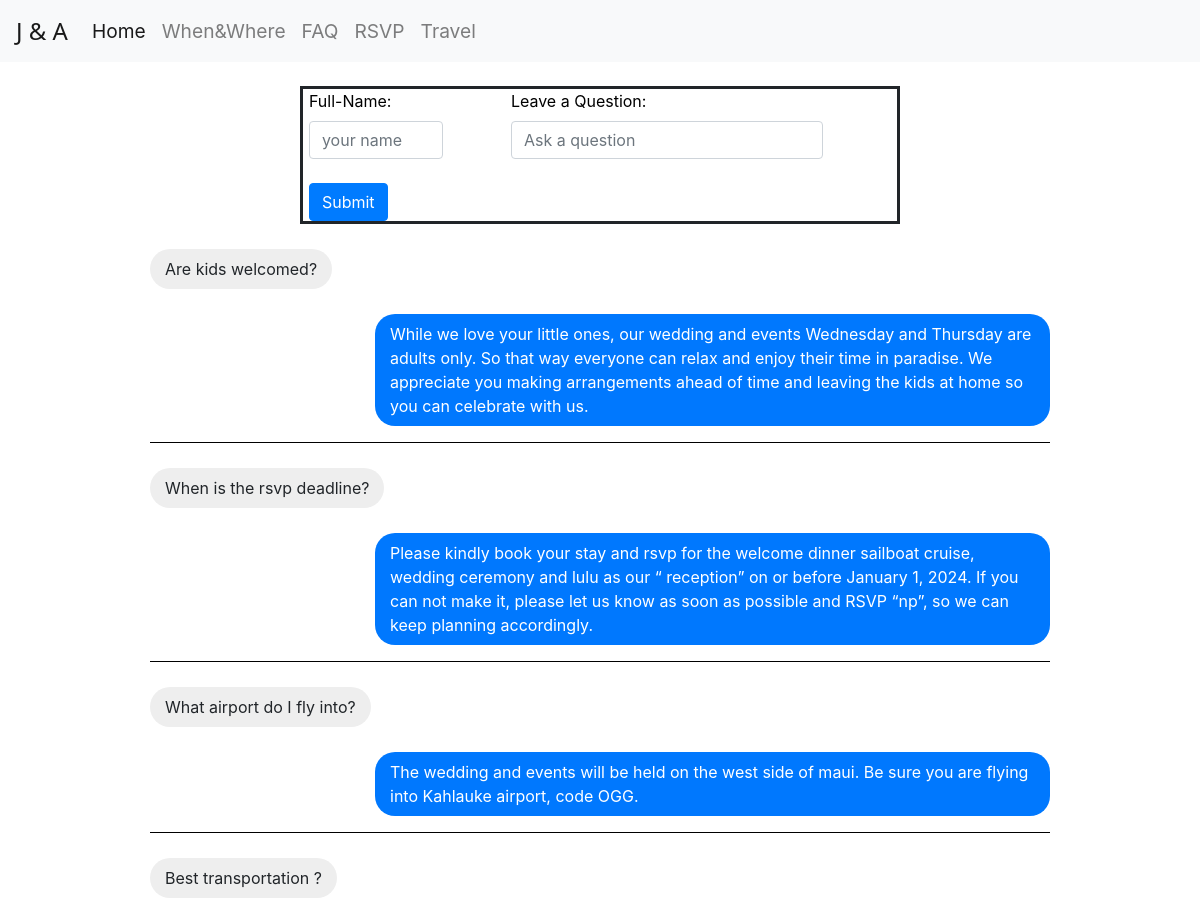
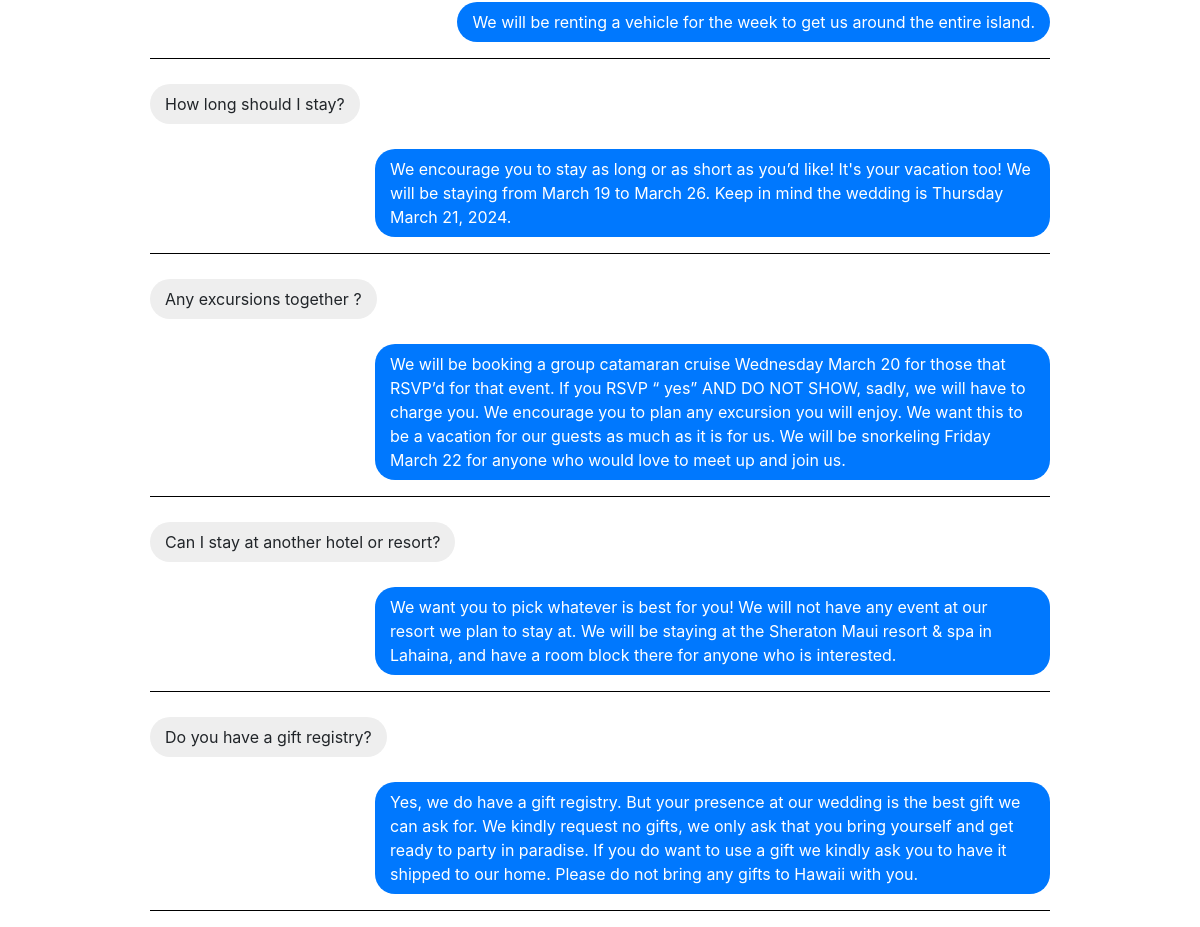
/FAQ, run on an earlier commit of the app's database (2 pictures, top to bottom).
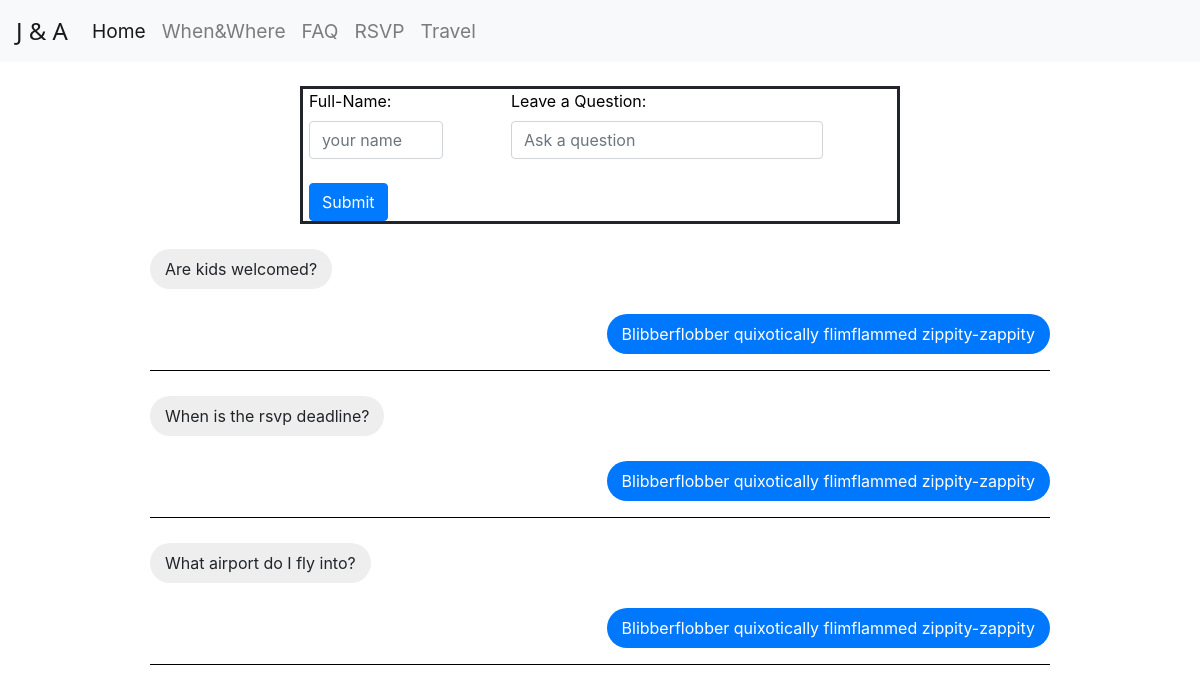
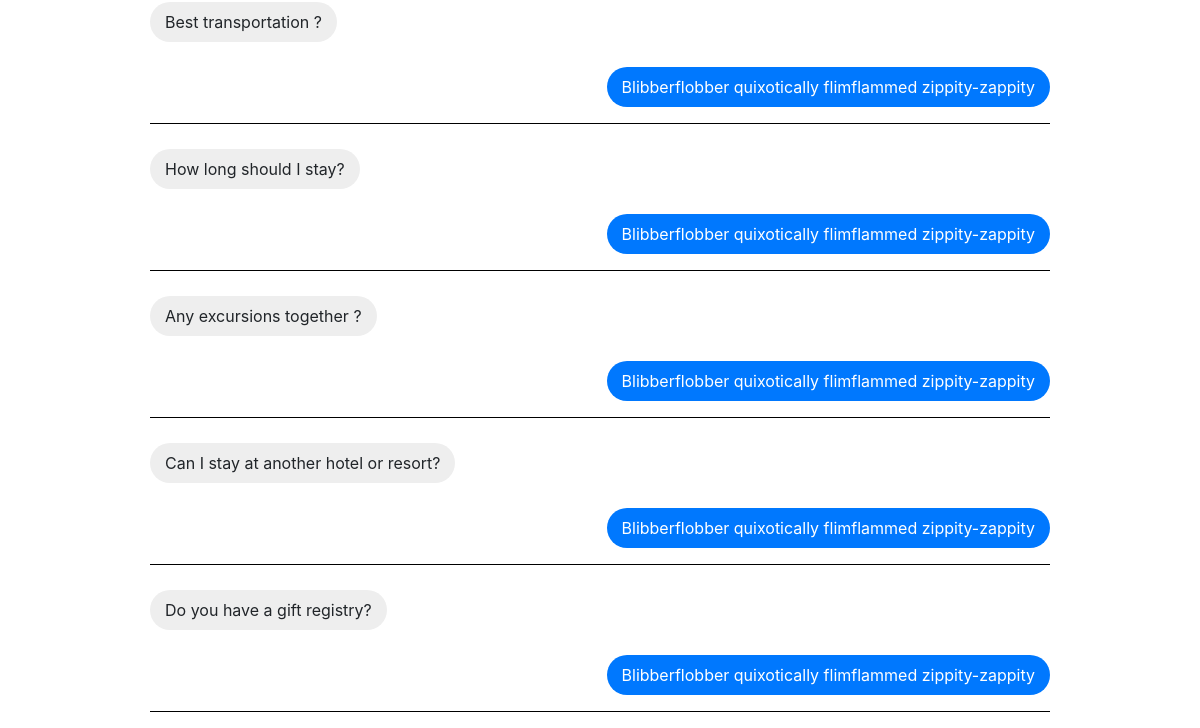
And on a later commit of the database (2 pictures, top to bottom).
### WeApp/models.py (models this page shows)
class Comments(models.Model):
    name = models.CharField( max_length=500, null=True)
    question = models.CharField( max_length=500, null=True)
    Answer = models.CharField( max_length=500, null=True)

### WeApp/views.py (the view)
# urls.py: path("FAQ", views.FAQ, name="FAQ"),
def FAQ(request):
    Data_question = Comments.objects.all()
    form = Comments_Forms()  # Move this line outside the if block
    if request.method == 'POST':
        name = request.POST['name']
        question = request.POST['question']
        print(name,question)
        obj = Comments()
        obj.name = name
        obj.question = question
        obj.save()
        form = Comments_Forms(request.POST)
        return redirect('FAQ')
    else:
        form = Comments_Forms()
    return render(request, "FAQ.html", {
        "form": form,
        "Data_question": Data_question
    })

### WeApp/forms.py
class Comments_Forms(forms.ModelForm):
    class Meta:
        model = Comments
        fields = ['name','question','Answer']

### WeApp/templates/FAQ.html (shortened to what this page needs)
{% load static %}
{% load widget_tweaks %}
{% block content %}
 <!DOCTYPE html>
 <html>
    <head>
        <link rel="stylesheet" href="{% static 'FAQ.css' %}">
        <link rel="stylesheet" href="https://cdn.jsdelivr.net/npm/bootstrap@4.3.1/dist/css/bootstrap.min.css">
        </head>
        <nav class="navbar navbar-expand-lg navbar-light bg-light">
          <a class="navbar-brand" href="{% url 'WeApp' %}"> <div class = "font"> J & A</div>   </a>
          <div class="collapse navbar-collapse" id="navbarNav">
            <ul class="navbar-nav">
              <li class="nav-item active">
                <a class="nav-link" href="{% url 'WeApp' %}">Home <span class="sr-only">(current)</span></a>
              </li>
              <li class="nav-item">
                <a class="nav-link" href="{% url 'itenary' %}">When&Where</a>
              </li>
              <li class="nav-item">
                <a class="nav-link" href="{% url 'FAQ' %}">FAQ</a>
              </li>
              <li class="nav-item">
                <a class="nav-link" href="{% url 'RSVP' %}">RSVP</a>
              </li>
              <li class="nav-item">
                <a class="nav-link" href="{% url 'Travel' %}">Travel</a>
              </li>
            </ul>
          </div>
        </nav>
  <body>
    <br>
    <form  method="post">
    <div class = 'User_container'>
      <div class = 'left_container'>
        <label for="exampleFormControlTextarea1" class="form-label">Full-Name:</label>
          {% render_field form.name placeholder="your name" class+="form-control"  %}
            </div>
              <div class = 'right_container'>
                <label for="exampleFormControlTextarea1" class="form-label">Leave a Question:</label>
                  {% render_field form.question placeholder="Ask a question"  class="form-control"  %}
                  </div>
            <div class="left_container">
             <br>
                <button class="btn btn-primary" type="submit">Submit</button>
            </div>
    </div>
      </form>
    <div class = 'question_container'>
      {% for x in Data_question %}
        <div class="yours messages">
          <div class="message last">
            {{x.question}}
          </div>
        </div>
            <div class="mine messages">
              <div class="message">
                {% if x.Answer == Null %}
                  UnAnswered
                {% else %}
                    {{x.Answer}}
                {% endif %}
              </div>
            </div>
        <hr class="solid-line">
        {% endfor %}
    </div>
    {% endblock %}
</body>
</html>

What changed in the data, as far as the page shows it:
changed Comments "Are kids welcomed?": Answer "While we love your little ones, our wedding and events Wednesday and Thursday are adults only. So that way everyone can relax and enjoy their time in paradise. We appreciate you making arrangements ahead of time and leaving the kids at home so you can celebrate with us." → "Blibberflobber quixotically flimflammed zippity-zappity"
changed Comments "When is the rsvp deadline?": Answer "Please kindly book your stay and rsvp for the welcome dinner sailboat cruise, wedding ceremony and lulu as our “ reception” on or before January 1, 2024. If you can not make it, please let us know as soon as possible and RSVP “np”, so we can keep planning accordingly." → "Blibberflobber quixotically flimflammed zippity-zappity"
changed Comments "What airport do I fly into?": Answer "The wedding and events will be held on the west side of maui. Be sure you are flying into Kahlauke airport, code OGG." → "Blibberflobber quixotically flimflammed zippity-zappity"
changed Comments "Best transportation ?": Answer "We will be renting a vehicle for the week to get us around the entire island." → "Blibberflobber quixotically flimflammed zippity-zappity"
changed Comments "How long should I stay?": Answer "We encourage you to stay as long or as short as you’d like! It's your vacation too! We will be staying from March 19 to March 26. Keep in mind the wedding is Thursday March 21, 2024." → "Blibberflobber quixotically flimflammed zippity-zappity"
changed Comments "Any excursions together ?": Answer "We will be booking a group catamaran cruise Wednesday March 20 for those that RSVP’d for that event. If you RSVP “ yes” AND DO NOT SHOW, sadly, we will have to charge you. We encourage you to plan any excursion you will enjoy. We want this to be a vacation for our guests as much as it is for us. We will be snorkeling Friday March 22 for anyone who would love to meet up and join us." → "Blibberflobber quixotically flimflammed zippity-zappity"
changed Comments "Can I stay at another hotel or resort?": Answer "We want you to pick whatever is best for you! We will not have any event at our resort we plan to stay at. We will be staying at the Sheraton Maui resort & spa in Lahaina, and have a room block there for anyone who is interested." → "Blibberflobber quixotically flimflammed zippity-zappity"
changed Comments "Do you have a gift registry?": Answer "Yes, we do have a gift registry. But your presence at our wedding is the best gift we can ask for. We kindly request no gifts, we only ask that you bring yourself and get ready to party in paradise. If you do want to use a gift we kindly ask you to have it shipped to our home. Please do not bring any gifts to Hawaii with you." → "Blibberflobber quixotically flimflammed zippity-zappity"
